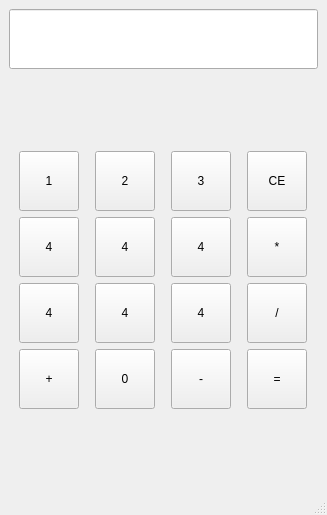
<?xml version="1.0" encoding="UTF-8"?>
<ui version="4.0">
 <class>MainWindow</class>
 <widget class="QMainWindow" name="MainWindow">
  <property name="geometry">
   <rect>
    <x>0</x>
    <y>0</y>
    <width>327</width>
    <height>515</height>
   </rect>
  </property>
  <property name="windowTitle">
   <string>MainWindow</string>
  </property>
  <widget class="QWidget" name="centralwidget">
   <layout class="QVBoxLayout" name="verticalLayout">
    <item>
     <widget class="QLineEdit" name="lineEdit">
      <property name="minimumSize">
       <size>
        <width>0</width>
        <height>60</height>
       </size>
      </property>
     </widget>
    </item>
    <item>
     <spacer name="verticalSpacer">
      <property name="orientation">
       <enum>Qt::Vertical</enum>
      </property>
      <property name="sizeHint" stdset="0">
       <size>
        <width>20</width>
        <height>76</height>
       </size>
      </property>
     </spacer>
    </item>
    <item>
     <layout class="QGridLayout" name="gridLayout">
      <item row="0" column="0">
       <widget class="QPushButton" name="n_1">
        <property name="minimumSize">
         <size>
          <width>60</width>
          <height>60</height>
         </size>
        </property>
        <property name="maximumSize">
         <size>
          <width>60</width>
          <height>16777215</height>
         </size>
        </property>
        <property name="text">
         <string>1</string>
        </property>
       </widget>
      </item>
      <item row="0" column="1">
       <widget class="QPushButton" name="n_2">
        <property name="minimumSize">
         <size>
          <width>60</width>
          <height>60</height>
         </size>
        </property>
        <property name="maximumSize">
         <size>
          <width>60</width>
          <height>60</height>
         </size>
        </property>
        <property name="text">
         <string>2</string>
        </property>
       </widget>
      </item>
      <item row="0" column="2">
       <widget class="QPushButton" name="n_3">
        <property name="minimumSize">
         <size>
          <width>60</width>
          <height>60</height>
         </size>
        </property>
        <property name="maximumSize">
         <size>
          <width>60</width>
          <height>60</height>
         </size>
        </property>
        <property name="text">
         <string>3</string>
        </property>
       </widget>
      </item>
      <item row="0" column="3">
       <widget class="QPushButton" name="op_ce">
        <property name="minimumSize">
         <size>
          <width>60</width>
          <height>60</height>
         </size>
        </property>
        <property name="maximumSize">
         <size>
          <width>60</width>
          <height>60</height>
         </size>
        </property>
        <property name="text">
         <string>CE</string>
        </property>
       </widget>
      </item>
      <item row="1" column="3">
       <widget class="QPushButton" name="op_mul">
        <property name="minimumSize">
         <size>
          <width>60</width>
          <height>60</height>
         </size>
        </property>
        <property name="maximumSize">
         <size>
          <width>60</width>
          <height>60</height>
         </size>
        </property>
        <property name="text">
         <string>*</string>
        </property>
       </widget>
      </item>
      <item row="2" column="3">
       <widget class="QPushButton" name="op_div">
        <property name="minimumSize">
         <size>
          <width>60</width>
          <height>60</height>
         </size>
        </property>
        <property name="maximumSize">
         <size>
          <width>60</width>
          <height>60</height>
         </size>
        </property>
        <property name="text">
         <string>/</string>
        </property>
       </widget>
      </item>
      <item row="3" column="0">
       <widget class="QPushButton" name="op_add">
        <property name="minimumSize">
         <size>
          <width>60</width>
          <height>60</height>
         </size>
        </property>
        <property name="maximumSize">
         <size>
          <width>60</width>
          <height>60</height>
         </size>
        </property>
        <property name="text">
         <string>+</string>
        </property>
       </widget>
      </item>
      <item row="3" column="1">
       <widget class="QPushButton" name="n_0">
        <property name="minimumSize">
         <size>
          <width>60</width>
          <height>60</height>
         </size>
        </property>
        <property name="maximumSize">
         <size>
          <width>60</width>
          <height>60</height>
         </size>
        </property>
        <property name="text">
         <string>0</string>
        </property>
       </widget>
      </item>
      <item row="3" column="2">
       <widget class="QPushButton" name="op_reduce">
        <property name="minimumSize">
         <size>
          <width>60</width>
          <height>60</height>
         </size>
        </property>
        <property name="maximumSize">
         <size>
          <width>60</width>
          <height>16777215</height>
         </size>
        </property>
        <property name="text">
         <string>-</string>
        </property>
       </widget>
      </item>
      <item row="3" column="3">
       <widget class="QPushButton" name="op_equ">
        <property name="minimumSize">
         <size>
          <width>60</width>
          <height>60</height>
         </size>
        </property>
        <property name="maximumSize">
         <size>
          <width>60</width>
          <height>60</height>
         </size>
        </property>
        <property name="text">
         <string>=</string>
        </property>
       </widget>
      </item>
      <item row="1" column="0">
       <widget class="QPushButton" name="n_4">
        <property name="minimumSize">
         <size>
          <width>60</width>
          <height>60</height>
         </size>
        </property>
        <property name="maximumSize">
         <size>
          <width>60</width>
          <height>60</height>
         </size>
        </property>
        <property name="text">
         <string>4</string>
        </property>
       </widget>
      </item>
      <item row="1" column="1">
       <widget class="QPushButton" name="n_5">
        <property name="minimumSize">
         <size>
          <width>60</width>
          <height>60</height>
         </size>
        </property>
        <property name="maximumSize">
         <size>
          <width>60</width>
          <height>60</height>
         </size>
        </property>
        <property name="text">
         <string>4</string>
        </property>
       </widget>
      </item>
      <item row="1" column="2">
       <widget class="QPushButton" name="n_6">
        <property name="minimumSize">
         <size>
          <width>60</width>
          <height>60</height>
         </size>
        </property>
        <property name="maximumSize">
         <size>
          <width>60</width>
          <height>60</height>
         </size>
        </property>
        <property name="text">
         <string>4</string>
        </property>
       </widget>
      </item>
      <item row="2" column="0">
       <widget class="QPushButton" name="n_7">
        <property name="minimumSize">
         <size>
          <width>60</width>
          <height>60</height>
         </size>
        </property>
        <property name="maximumSize">
         <size>
          <width>60</width>
          <height>60</height>
         </size>
        </property>
        <property name="text">
         <string>4</string>
        </property>
       </widget>
      </item>
      <item row="2" column="1">
       <widget class="QPushButton" name="n_8">
        <property name="minimumSize">
         <size>
          <width>60</width>
          <height>60</height>
         </size>
        </property>
        <property name="maximumSize">
         <size>
          <width>60</width>
          <height>60</height>
         </size>
        </property>
        <property name="text">
         <string>4</string>
        </property>
       </widget>
      </item>
      <item row="2" column="2">
       <widget class="QPushButton" name="n_9">
        <property name="minimumSize">
         <size>
          <width>60</width>
          <height>60</height>
         </size>
        </property>
        <property name="maximumSize">
         <size>
          <width>60</width>
          <height>60</height>
         </size>
        </property>
        <property name="text">
         <string>4</string>
        </property>
       </widget>
      </item>
     </layout>
    </item>
    <item>
     <spacer name="verticalSpacer_2">
      <property name="orientation">
       <enum>Qt::Vertical</enum>
      </property>
      <property name="sizeHint" stdset="0">
       <size>
        <width>20</width>
        <height>16</height>
       </size>
      </property>
     </spacer>
    </item>
   </layout>
  </widget>
  <widget class="QMenuBar" name="menubar">
   <property name="geometry">
    <rect>
     <x>0</x>
     <y>0</y>
     <width>327</width>
     <height>26</height>
    </rect>
   </property>
  </widget>
  <widget class="QStatusBar" name="statusbar"/>
 </widget>
 <resources/>
 <connections/>
</ui>
